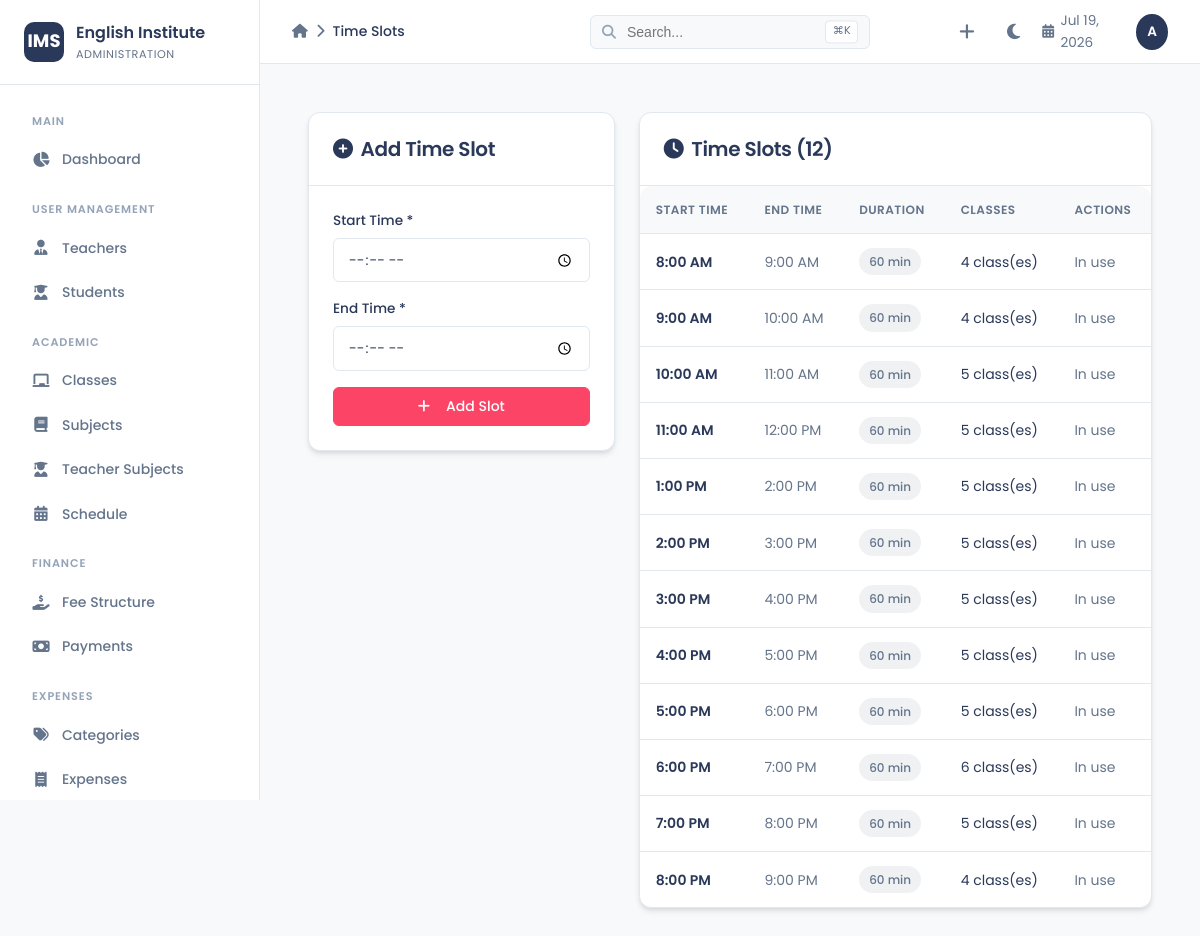
The page /timeslots.php (signed in) on the database its author committed.
### tables this page shows
CREATE TABLE IF NOT EXISTS time_slots (
    id INT PRIMARY KEY AUTO_INCREMENT,
    start_time TIME NOT NULL,
    end_time TIME NOT NULL,
    UNIQUE KEY unique_slot (start_time, end_time)
);

### timeslots.php (the view, shortened to what this page needs)
<?php
$db = getDB();
$slots  = $db->query("SELECT ts.*, (SELECT COUNT(DISTINCT cs.class_id) FROM class_subjects cs WHERE cs.time_slot_id=ts.id) as class_count FROM time_slots ts ORDER BY ts.start_time")->fetchAll();
require_once 'header.php';
?>
<div class="d-flex flex-wrap" style="gap:1.5rem;">
    <div style="flex:1 1 300px; max-width:100%;">
        <div class="card">
            <div class="card-header"><h3><i class="fas fa-plus-circle mr-2" style="color:var(--primary);"></i>Add Time Slot</h3></div>
            <div class="card-body">
                <form method="POST">
                    <div class="form-group">
                        <label class="form-label">Start Time *</label>
                        <input type="time" name="start_time" class="form-control" required>
                    </div>
                    <div class="form-group">
                        <label class="form-label">End Time *</label>
                        <input type="time" name="end_time" class="form-control" required>
                    </div>
                    <button type="submit" name="add_slot" class="btn btn-primary w-100"><i class="fas fa-plus mr-2"></i>Add Slot</button>
                </form>
            </div>
        </div>
    </div>
    <div style="flex:2 1 500px; max-width:100%;">
        <div class="card">
            <div class="card-header"><h3><i class="fas fa-clock mr-2"></i>Time Slots (<?= count($slots) ?>)</h3></div>
            <div class="table-wrapper">
                <table class="table">
                    <thead><tr><th>Start Time</th><th>End Time</th><th>Duration</th><th>Classes</th><th>Actions</th></tr></thead>
                    <tbody>
                        <?php foreach ($slots as $s): ?>
                            <?php
                            $start = strtotime($s['start_time']);
                            $end   = strtotime($s['end_time']);
                            $duration = round(($end - $start) / 60) . ' min';
                            ?>
                            <tr>
                                <td class="font-semibold"><?= date('g:i A', $start) ?></td>
                                <td class="text-muted"><?= date('g:i A', $end) ?></td>
                                <td><span class="badge badge-secondary"><?= $duration ?></span></td>
                                <td><?= $s['class_count'] ?> class(es)</td>
                                <td>
                                    <?php if ($s['class_count'] == 0): ?>
                                        <form method="POST" onsubmit="return confirm('Delete this slot?')" style="display:inline;">
                                            <input type="hidden" name="id" value="<?= $s['id'] ?>">
                                            <button type="submit" name="delete_slot" class="btn btn-sm btn-danger"><i class="fas fa-trash"></i></button>
                                        </form>
                                    <?php else: ?>
                                        <span class="text-muted text-sm">In use</span>
                                    <?php endif; ?>
                                </td>
                            </tr>
                        <?php endforeach; ?>
                    </tbody>
                </table>
            </div>
        </div>
    </div>
</div>
<?php require_once 'footer.php'; ?>

### css/design-system.css (style rules this page uses)
:root { --primary: #2a395a; --primary-hover: #1e2a42; --accent: #fc4466; --accent-hover: #e63958; --bg-body: #F8F9FA; --bg-card: #ffffff; --bg-sidebar: #ffffff; --border: #e2e8f0; --text-main: #2a395a; --text-muted: #64748b; --text-light: #94a3b8; --shadow-sm: 0 1px 2px 0 rgba(0, 0, 0, 0.05); --shadow-md: 0 4px 6px -1px rgba(0, 0, 0, 0.1), 0 2px 4px -1px rgba(0, 0, 0, 0.06); --shadow-lg: 0 8px 24px rgba(0, 0, 0, 0.12); --radius: 12px; --radius-sm: 6px; --sidebar-width: 260px; --container-max: 1440px; --container-padding: 3rem; --transition: 0.3s ease; }
*, *::before, *::after { box-sizing: border-box; }
body { font-family: 'Poppins', -apple-system, BlinkMacSystemFont, sans-serif; background-color: var(--bg-body); color: var(--text-main); min-height: 100vh; margin: 0; transition: background-color var(--transition), color var(--transition); font-weight: 400; line-height: 1.6; }
h1, h2, h3, h4, h5, h6 { color: var(--text-main); font-weight: 600; letter-spacing: -0.02em; margin: 0; }
h3 { font-size: 1.25rem; }
.card { background: var(--bg-card); border: 1px solid var(--border); border-radius: var(--radius); box-shadow: var(--shadow-md); transition: box-shadow var(--transition), background-color var(--transition), border-color var(--transition); }
.card-header { background: transparent; border-bottom: 1px solid var(--border); padding: 1.25rem 1.5rem; display: flex; align-items: center; justify-content: space-between; flex-wrap: wrap; gap: 0.75rem; }
.card-body { padding: 1.5rem; }
.btn { display: inline-flex; align-items: center; justify-content: center; gap: 0.5rem; font-family: 'Poppins', sans-serif; font-weight: 500; font-size: 0.875rem; padding: 0.5rem 1.25rem; border-radius: var(--radius-sm); border: 1px solid transparent; cursor: pointer; transition: all var(--transition); text-decoration: none; line-height: 1.5; }
.btn-primary { background-color: var(--accent); color: #fff; border-color: var(--accent); }
.form-group { margin-bottom: 1rem; }
.form-label { display: block; font-size: 0.85rem; font-weight: 500; color: var(--text-main); margin-bottom: 0.4rem; }
.form-control, .form-select { width: 100%; padding: 0.6rem 0.875rem; font-family: 'Poppins', sans-serif; font-size: 0.875rem; color: var(--text-main); background-color: var(--bg-card); border: 1px solid var(--border); border-radius: var(--radius-sm); transition: border-color var(--transition), box-shadow var(--transition); }
.form-control::placeholder { color: var(--text-light); }
.table-wrapper { overflow-x: auto; border-radius: var(--radius); }
.table { width: 100%; border-collapse: collapse; font-size: 0.875rem; }
.table th { text-align: left; padding: 0.875rem 1rem; font-weight: 600; font-size: 0.75rem; text-transform: uppercase; letter-spacing: 0.04em; color: var(--text-muted); background-color: var(--bg-body); border-bottom: 1px solid var(--border); white-space: nowrap; }
.table td { padding: 0.875rem 1rem; border-bottom: 1px solid var(--border); vertical-align: middle; color: var(--text-main); white-space: nowrap; }
.table tbody tr { transition: background-color var(--transition); }
.table tbody tr:last-child td { border-bottom: none; }
.badge { display: inline-flex; align-items: center; padding: 0.25rem 0.625rem; font-size: 0.75rem; font-weight: 500; border-radius: 9999px; transition: all var(--transition); }
.badge-secondary { background-color: rgba(100, 116, 139, 0.1); color: var(--text-muted); }
.text-muted { color: var(--text-muted) !important; }
.mr-2 { margin-right: 0.5rem; }
.d-flex { display: flex; }
.flex-wrap { flex-wrap: wrap; }
.w-100 { width: 100%; }
.font-semibold { font-weight: 600; }
.text-sm { font-size: 0.875rem; }

### rows shown on the page
time_slots: start_time "8:00 AM", end_time "9:00 AM", duration "60 min", class_count "4"
time_slots: start_time "9:00 AM", end_time "10:00 AM", duration "60 min", class_count "4"
time_slots: start_time "10:00 AM", end_time "11:00 AM", duration "60 min", class_count "5"
time_slots: start_time "11:00 AM", end_time "12:00 PM", duration "60 min", class_count "5"
time_slots: start_time "1:00 PM", end_time "2:00 PM", duration "60 min", class_count "5"
time_slots: start_time "2:00 PM", end_time "3:00 PM", duration "60 min", class_count "5"
time_slots: start_time "3:00 PM", end_time "4:00 PM", duration "60 min", class_count "5"
time_slots: start_time "4:00 PM", end_time "5:00 PM", duration "60 min", class_count "5"
time_slots: start_time "5:00 PM", end_time "6:00 PM", duration "60 min", class_count "5"
time_slots: start_time "6:00 PM", end_time "7:00 PM", duration "60 min", class_count "6"
time_slots: start_time "7:00 PM", end_time "8:00 PM", duration "60 min", class_count "5"
time_slots: start_time "8:00 PM", end_time "9:00 PM", duration "60 min", class_count "4"

### other values the page prints
$app_name "English Institute"
$titles[$currentPage] "Time Slots"
substr($current_user, 0, 1) "A"
count($slots) "12"
